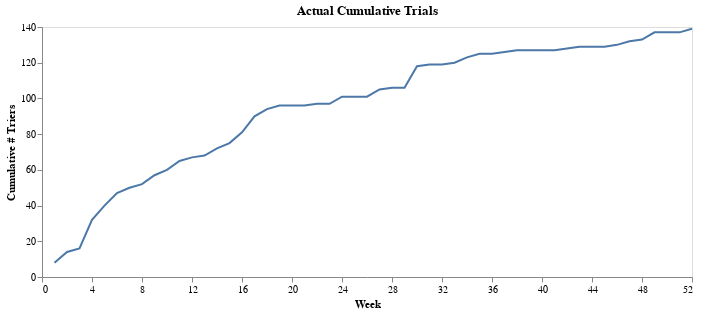

Write notebook code for a chart like this one.
### Code cell
alt.Chart(modified_cum_trans).mark_line(strokeWidth=2).encode(
    x = alt.X('Week', 
              scale=alt.Scale(domain=[0, 52]),
              axis = alt.Axis(
                values=np.arange(0, 53, 4),
                labelExpr="datum.value",
                title='Week')              
    ),
    y = alt.Y(
        f'Trial:Q',
        title='Cumulative # Triers'
    )
).properties(
    width=650,
    height=250,
    title='Actual Cumulative Trials'
).configure_axisY(grid=False).configure_axisX(grid=False)

### Figure 1 — Vega-Lite specification as saved in the notebook (floating-point values rounded to 4 significant figures)
{"$schema": "https://vega.github.io/schema/vega-lite/v5.20.1.json", "config": {"axisX": {"grid": false}, "axisY": {"grid": false}, "view": {"continuousHeight": 300, "continuousWidth": 300}}, "data": {"name": "data-cce6342ca19d37df94ea64473c1df550"}, "datasets": {"data-cce6342ca19d37df94ea64473c1df550": [{"AR": 0, "FR": 0, "Total": 8, "Trial": 8, "Week": 1}, {"AR": 0, "FR": 1, "Total": 15, "Trial": 14, "Week": 2}, {"AR": 0, "FR": 2, "Total": 18, "Trial": 16, "Week": 3}, {"AR": 0, "FR": 3, "Total": 35, "Trial": 32, "Week": 4}, {"AR": 0, "FR": 7, "Total": 47, "Trial": 40, "Week": 5}, {"AR": 2, "FR": 9, "Total": 58, "Trial": 47, "Week": 6}, {"AR": 3, "FR": 12, "Total": 65, "Trial": 50, "Week": 7}, {"AR": 4, "FR": 13, "Total": 69, "Trial": 52, "Week": 8}, {"AR": 7, "FR": 17, "Total": 81, "Trial": 57, "Week": 9}, {"AR": 9, "FR": 18, "Total": 87, "Trial": 60, "Week": 10}, {"AR": 13, "FR": 22, "Total": 100, "Trial": 65, "Week": 11}, {"AR": 15, "FR": 23, "Total": 105, "Trial": 67, "Week": 12}, {"AR": 16, "FR": 23, "Total": 107, "Trial": 68, "Week": 13}, {"AR": 18, "FR": 23, "Total": 113, "Trial": 72, "Week": 14}, {"AR": 19, "FR": 23, "Total": 117, "Trial": 75, "Week": 15}, {"AR": 21, "FR": 24, "Total": 126, "Trial": 81, "Week": 16}, {"AR": 26, "FR": 24, "Total": 140, "Trial": 90, "Week": 17}, {"AR": 30, "FR": 28, "Total": 152, "Trial": 94, "Week": 18}, {"AR": 32, "FR": 32, "Total": 160, "Trial": 96, "Week": 19}, {"AR": 35, "FR": 33, "Total": 164, "Trial": 96, "Week": 20}, {"AR": 38, "FR": 33, "Total": 167, "Trial": 96, "Week": 21}, {"AR": 39, "FR": 34, "Total": 170, "Trial": 97, "Week": 22}, {"AR": 40, "FR": 35, "Total": 172, "Trial": 97, "Week": 23}, {"AR": 43, "FR": 35, "Total": 179, "Trial": 101, "Week": 24}, {"AR": 43, "FR": 35, "Total": 179, "Trial": 101, "Week": 25}, {"AR": 50, "FR": 35, "Total": 186, "Trial": 101, "Week": 26}, {"AR": 53, "FR": 37, "Total": 195, "Trial": 105, "Week": 27}, {"AR": 57, "FR": 37, "Total": 200, "Trial": 106, "Week": 28}, {"AR": 60, "FR": 37, "Total": 203, "Trial": 106, "Week": 29}, {"AR": 64, "FR": 41, "Total": 223, "Trial": 118, "Week": 30}, {"AR": 65, "FR": 41, "Total": 225, "Trial": 119, "Week": 31}, {"AR": 65, "FR": 42, "Total": 226, "Trial": 119, "Week": 32}, {"AR": 67, "FR": 43, "Total": 230, "Trial": 120, "Week": 33}, {"AR": 69, "FR": 44, "Total": 236, "Trial": 123, "Week": 34}, {"AR": 72, "FR": 45, "Total": 242, "Trial": 125, "Week": 35}, {"AR": 76, "FR": 45, "Total": 246, "Trial": 125, "Week": 36}, {"AR": 80, "FR": 45, "Total": 251, "Trial": 126, "Week": 37}, {"AR": 84, "FR": 45, "Total": 256, "Trial": 127, "Week": 38}, {"AR": 84, "FR": 45, "Total": 256, "Trial": 127, "Week": 39}, {"AR": 87, "FR": 45, "Total": 259, "Trial": 127, "Week": 40}, {"AR": 87, "FR": 45, "Total": 259, "Trial": 127, "Week": 41}, {"AR": 89, "FR": 45, "Total": 262, "Trial": 128, "Week": 42}, {"AR": 89, "FR": 45, "Total": 263, "Trial": 129, "Week": 43}, {"AR": 89, "FR": 46, "Total": 264, "Trial": 129, "Week": 44}, {"AR": 93, "FR": 46, "Total": 268, "Trial": 129, "Week": 45}, {"AR": 94, "FR": 46, "Total": 270, "Trial": 130, "Week": 46}, {"AR": 98, "FR": 47, "Total": 277, "Trial": 132, "Week": 47}, {"AR": 101, "FR": 48, "Total": 282, "Trial": 133, "Week": 48}, {"AR": 105, "FR": 48, "Total": 290, "Trial": 137, "Week": 49}, {"AR": 111, "FR": 50, "Total": 298, "Trial": 137, "Week": 50}, {"AR": 112, "FR": 51, "Total": 300, "Trial": 137, "Week": 51}, {"AR": 115, "FR": 52, "Total": 306, "Trial": 139, "Week": 52}]}, "encoding": {"x": {"axis": {"labelExpr": "datum.value", "title": "Week", "values": [0, 4, 8, 12, 16, 20, 24, 28, 32, 36, 40, 44, 48, 52]}, "field": "Week", "scale": {"domain": [0, 52]}, "type": "quantitative"}, "y": {"field": "Trial", "title": "Cumulative # Triers", "type": "quantitative"}}, "height": 250, "mark": {"strokeWidth": 2, "type": "line"}, "title": "Actual Cumulative Trials", "width": 650}
